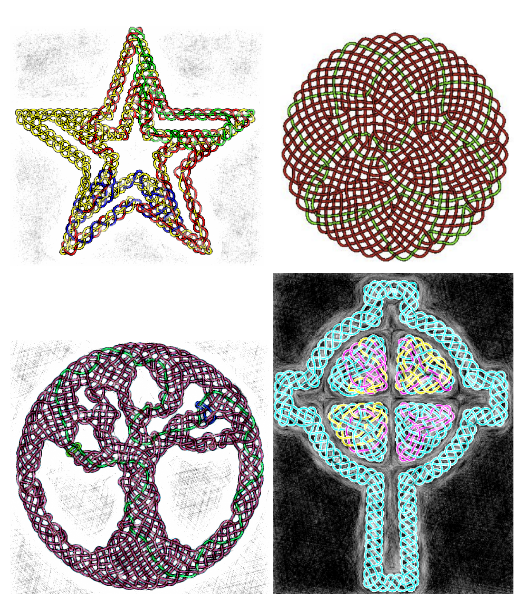
#> input picture sample.png, 530 x 609 px
$ python -i mesh_init.py   (imports and definitions only)
#> lines starting #> are read from the running program, lines starting #| are printed output that depends on the picture; after the words box and inside, x2 and y2 are one past the last pixel; in counts of white or black regions, pixels touching at a corner belong together
import numpy as np
from shapely.geometry import box, Polygon, Point
import cv2
import random

#TODO
#take boundary points as input to define the shape (later with edge detection and now hand crafted)
#pack polygon grid with given resolution into the boundary as initial graph
#move outside vertices to closest point on the boundaru
#compute

#TODO add grid rotation
#only works for polygons without holes at the moment
"""
cellsize: unit in pixels
"""
# [32 lines left out: function initial_lattice, not called in this run]
"""
draw random pixel points of the interior of an object  using its contours
"""
#TODO adapt with watershed algorithm for interactive object segmentation
def init_pixels(img_file, threshold=150,amount=20, randomize = False):
#> called with img_file = 'sample.png', threshold = 150, amount = 20, randomize = False
    im = cv2.imread(img_file)
#> im is the input picture: shape (609, 530, 3); mean B, G, R 173.3, 175.5, 178.3
    imgray = cv2.cvtColor(im, cv2.COLOR_BGR2GRAY)
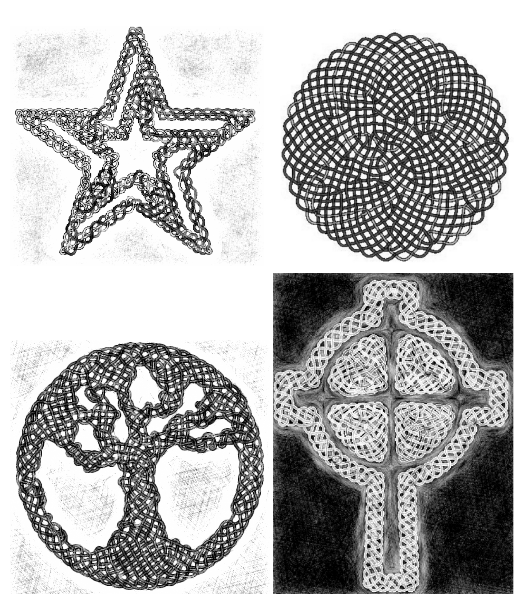
#> imgray: shape (609, 530); min 0, max 255, mean 176.1
    ret, thresh = cv2.threshold(imgray, threshold, 255, 0)
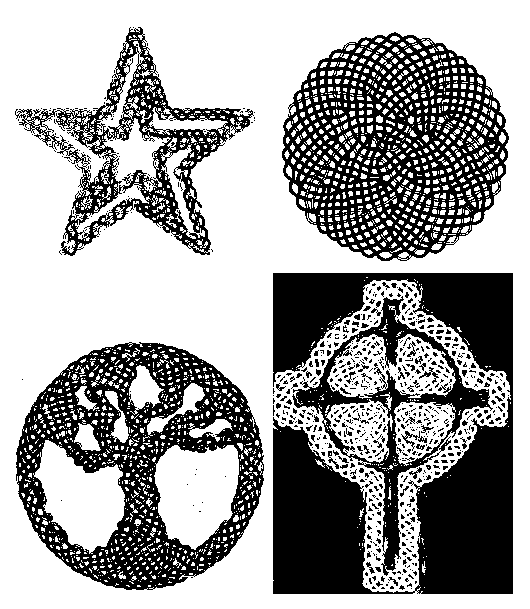
#> thresh: shape (609, 530); 63.3% white; 690 black regions (631 under 20 px)
#> ret = 150
    contours, hierarchy = cv2.findContours(thresh, cv2.RETR_TREE, cv2.CHAIN_APPROX_SIMPLE)
#> contours = 3587 contours, 3306 with area under 20; largest, box (x1, y1, x2, y2) and area: (0, 0, 530, 609) 321632, (15, 341, 265, 591) 48224, (281, 31, 510, 262) 39799, (272, 272, 514, 595) 28254, (291, 295, 494, 577) 17100
    mask = np.zeros(imgray.shape, np.uint8)
    cv2.drawContours(mask, contours, 0, 255, -1)
#> mask: shape (609, 530); every value is 255
    pixelpoints = np.transpose(np.nonzero(mask))
#> pixelpoints = 322770 pairs, first value 0 to 608, second value 0 to 529
    if randomize:
        lattice = random.sample(list(pixelpoints),amount)
    else:
        lattice = pixelpoints[::int(len(pixelpoints)/20)]
#> lattice = 21 rows, first 8: [0, 0], [30, 238], [60, 476], [91, 184], [121, 422], [152, 130], [182, 368], [213, 76]

    return lattice, mask

"""
same as above but prints to the commandline to communicate with go
"""
#TODO adapt with watershed algorithm for interactive object segmentation
# [17 lines left out: function init_pixels_go, not called in this run]

>>> result = init_pixels('sample.png')

$ run again, on star.png
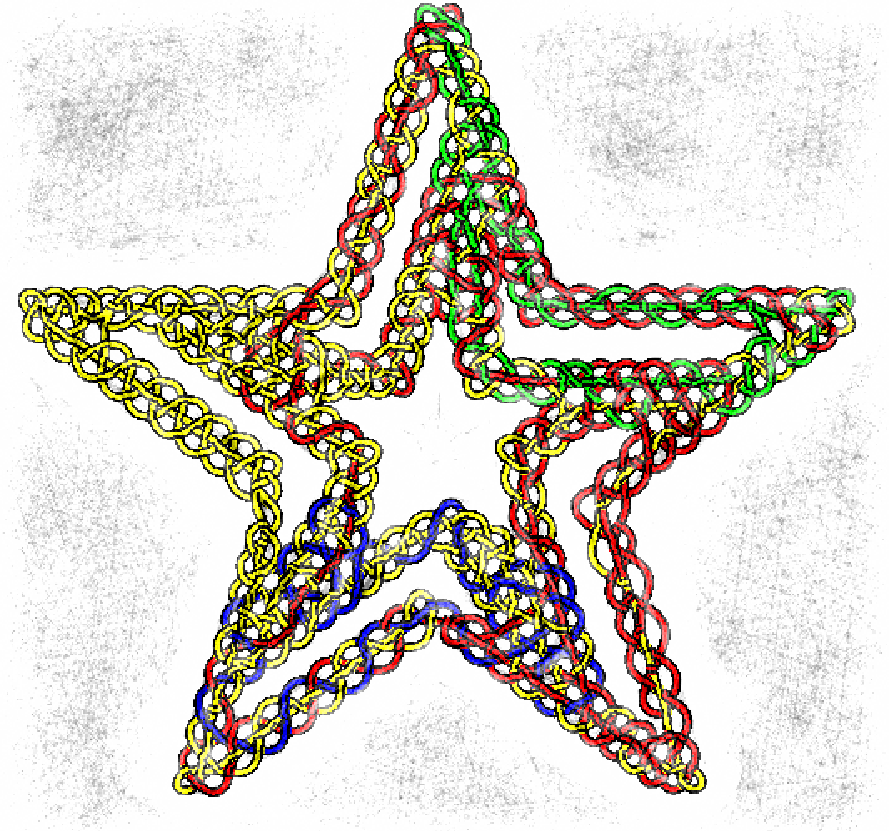
#> input picture star.png, 889 x 831 px
#> in init_pixels, im is the input picture: shape (831, 889, 3); mean B, G, R 200.3, 211.8, 216.2
#> in init_pixels, `imgray = cv2.cvtColor(im, cv2.COLOR_BGR2GRAY)`:
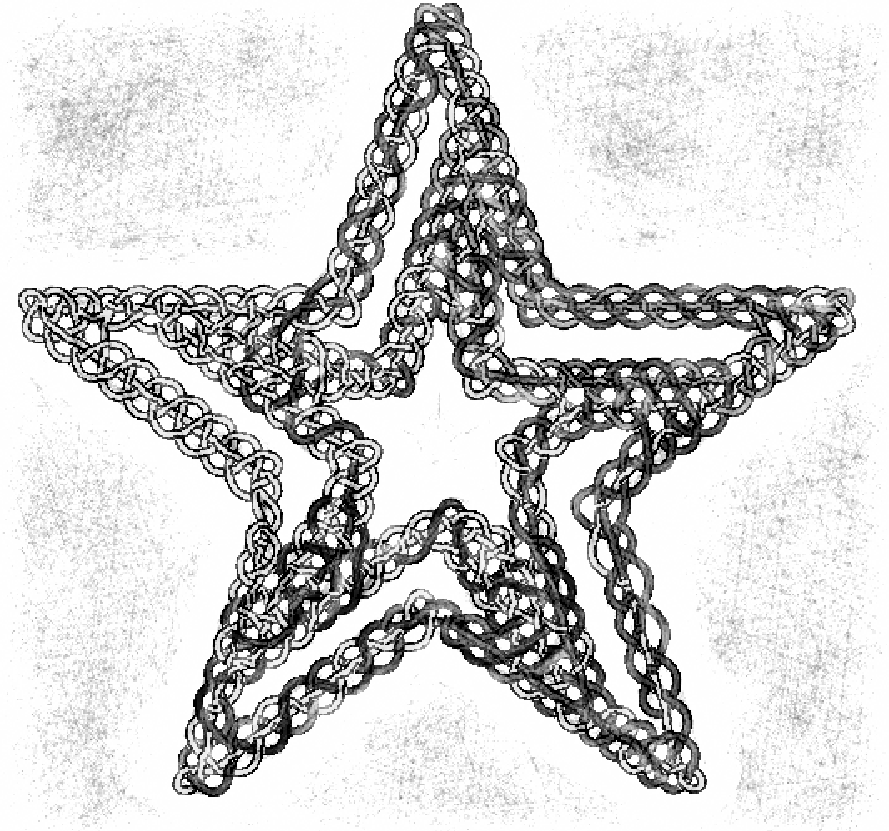
#> imgray: shape (831, 889); min 0, max 255, mean 211.8
#> in init_pixels, `ret, thresh = cv2.threshold(imgray, threshold, 255, 0)`:
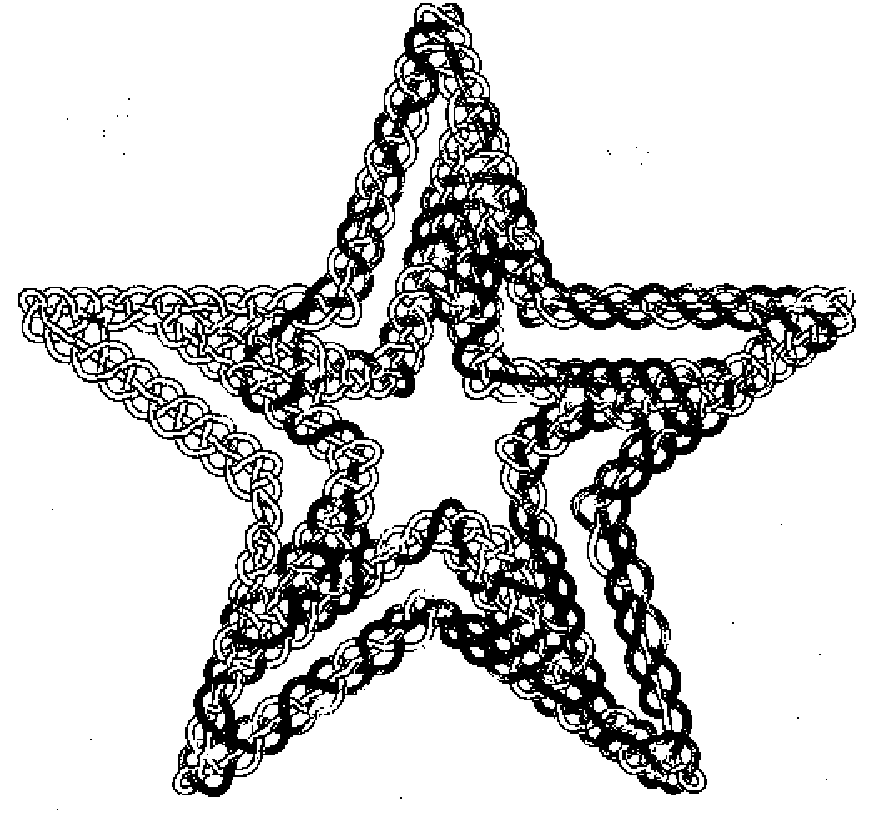
#> thresh: shape (831, 889); 82.2% white; 53 black regions (50 under 20 px)
#> ret = 150
#> contours = 1242 contours, 779 with area under 20; largest, box (x1, y1, x2, y2) and area: (0, 0, 889, 831) 737040, (17, 2, 857, 798) 273946, (295, 292, 555, 565) 21329, (542, 420, 664, 735) 9442, (108, 293, 337, 547) 9078
#> mask: shape (831, 889); every value is 255
#> pixelpoints = 738759 pairs, first value 0 to 830, second value 0 to 888
#> lattice = 21 rows, first 8: [0, 0], [41, 488], [83, 87], [124, 575], [166, 174], [207, 662], [249, 261], [290, 749]
